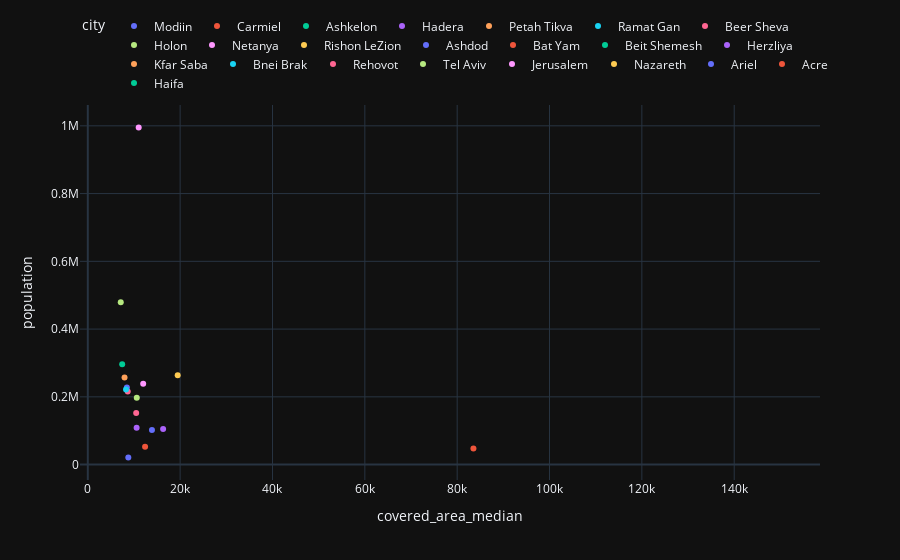

The notebook cell saved with this chart:
### Code cell
cities_features(df, 'covered_area_median', 'population')

### Figure 1 — Plotly figure (JSON) as saved in the notebook; plotly's stock layout.template omitted (floating-point values rounded to 4 significant figures)
{"data": [{"hovertemplate": "city=Modiin<br>covered_area_median=%{x}<br>population=%{y}<extra></extra>", "legendgroup": "Modiin", "marker": {"color": "#636efa", "symbol": "circle"}, "mode": "markers", "name": "Modiin", "orientation": "v", "showlegend": true, "x": [13900.0], "xaxis": "x", "y": [102300.0], "yaxis": "y", "type": "scatter"}, {"hovertemplate": "city=Carmiel<br>covered_area_median=%{x}<br>population=%{y}<extra></extra>", "legendgroup": "Carmiel", "marker": {"color": "#EF553B", "symbol": "circle"}, "mode": "markers", "name": "Carmiel", "orientation": "v", "showlegend": true, "x": [83520.0], "xaxis": "x", "y": [47760.0], "yaxis": "y", "type": "scatter"}, {"hovertemplate": "city=Ashkelon<br>covered_area_median=%{x}<br>population=%{y}<extra></extra>", "legendgroup": "Ashkelon", "marker": {"color": "#00cc96", "symbol": "circle"}, "mode": "markers", "name": "Ashkelon", "orientation": "v", "showlegend": true, "x": [149800.0], "xaxis": "x", "y": [null], "yaxis": "y", "type": "scatter"}, {"hovertemplate": "city=Hadera<br>covered_area_median=%{x}<br>population=%{y}<extra></extra>", "legendgroup": "Hadera", "marker": {"color": "#ab63fa", "symbol": "circle"}, "mode": "markers", "name": "Hadera", "orientation": "v", "showlegend": true, "x": [16320.0], "xaxis": "x", "y": [104700.0], "yaxis": "y", "type": "scatter"}, {"hovertemplate": "city=Petah Tikva<br>covered_area_median=%{x}<br>population=%{y}<extra></extra>", "legendgroup": "Petah Tikva", "marker": {"color": "#FFA15A", "symbol": "circle"}, "mode": "markers", "name": "Petah Tikva", "orientation": "v", "showlegend": true, "x": [7957.0], "xaxis": "x", "y": [257400.0], "yaxis": "y", "type": "scatter"}, {"hovertemplate": "city=Ramat Gan<br>covered_area_median=%{x}<br>population=%{y}<extra></extra>", "legendgroup": "Ramat Gan", "marker": {"color": "#19d3f3", "symbol": "circle"}, "mode": "markers", "name": "Ramat Gan", "orientation": "v", "showlegend": true, "x": [8782.0], "xaxis": "x", "y": [null], "yaxis": "y", "type": "scatter"}, {"hovertemplate": "city=Beer Sheva<br>covered_area_median=%{x}<br>population=%{y}<extra></extra>", "legendgroup": "Beer Sheva", "marker": {"color": "#FF6692", "symbol": "circle"}, "mode": "markers", "name": "Beer Sheva", "orientation": "v", "showlegend": true, "x": [8647.0], "xaxis": "x", "y": [215700.0], "yaxis": "y", "type": "scatter"}, {"hovertemplate": "city=Holon<br>covered_area_median=%{x}<br>population=%{y}<extra></extra>", "legendgroup": "Holon", "marker": {"color": "#B6E880", "symbol": "circle"}, "mode": "markers", "name": "Holon", "orientation": "v", "showlegend": true, "x": [10610.0], "xaxis": "x", "y": [197700.0], "yaxis": "y", "type": "scatter"}, {"hovertemplate": "city=Netanya<br>covered_area_median=%{x}<br>population=%{y}<extra></extra>", "legendgroup": "Netanya", "marker": {"color": "#FF97FF", "symbol": "circle"}, "mode": "markers", "name": "Netanya", "orientation": "v", "showlegend": true, "x": [12000.0], "xaxis": "x", "y": [238800.0], "yaxis": "y", "type": "scatter"}, {"hovertemplate": "city=Rishon LeZion<br>covered_area_median=%{x}<br>population=%{y}<extra></extra>", "legendgroup": "Rishon LeZion", "marker": {"color": "#FECB52", "symbol": "circle"}, "mode": "markers", "name": "Rishon LeZion", "orientation": "v", "showlegend": true, "x": [19470.0], "xaxis": "x", "y": [264000.0], "yaxis": "y", "type": "scatter"}, {"hovertemplate": "city=Ashdod<br>covered_area_median=%{x}<br>population=%{y}<extra></extra>", "legendgroup": "Ashdod", "marker": {"color": "#636efa", "symbol": "circle"}, "mode": "markers", "name": "Ashdod", "orientation": "v", "showlegend": true, "x": [8467.0], "xaxis": "x", "y": [227400.0], "yaxis": "y", "type": "scatter"}, {"hovertemplate": "city=Bat Yam<br>covered_area_median=%{x}<br>population=%{y}<extra></extra>", "legendgroup": "Bat Yam", "marker": {"color": "#EF553B", "symbol": "circle"}, "mode": "markers", "name": "Bat Yam", "orientation": "v", "showlegend": true, "x": [71250.0], "xaxis": "x", "y": [null], "yaxis": "y", "type": "scatter"}, {"hovertemplate": "city=Beit Shemesh<br>covered_area_median=%{x}<br>population=%{y}<extra></extra>", "legendgroup": "Beit Shemesh", "marker": {"color": "#00cc96", "symbol": "circle"}, "mode": "markers", "name": "Beit Shemesh", "orientation": "v", "showlegend": true, "x": [7379.0], "xaxis": "x", "y": [null], "yaxis": "y", "type": "scatter"}, {"hovertemplate": "city=Herzliya<br>covered_area_median=%{x}<br>population=%{y}<extra></extra>", "legendgroup": "Herzliya", "marker": {"color": "#ab63fa", "symbol": "circle"}, "mode": "markers", "name": "Herzliya", "orientation": "v", "showlegend": true, "x": [10570.0], "xaxis": "x", "y": [109000.0], "yaxis": "y", "type": "scatter"}, {"hovertemplate": "city=Kfar Saba<br>covered_area_median=%{x}<br>population=%{y}<extra></extra>", "legendgroup": "Kfar Saba", "marker": {"color": "#FFA15A", "symbol": "circle"}, "mode": "markers", "name": "Kfar Saba", "orientation": "v", "showlegend": true, "x": [10770.0], "xaxis": "x", "y": [null], "yaxis": "y", "type": "scatter"}, {"hovertemplate": "city=Bnei Brak<br>covered_area_median=%{x}<br>population=%{y}<extra></extra>", "legendgroup": "Bnei Brak", "marker": {"color": "#19d3f3", "symbol": "circle"}, "mode": "markers", "name": "Bnei Brak", "orientation": "v", "showlegend": true, "x": [8277.0], "xaxis": "x", "y": [221800.0], "yaxis": "y", "type": "scatter"}, {"hovertemplate": "city=Rehovot<br>covered_area_median=%{x}<br>population=%{y}<extra></extra>", "legendgroup": "Rehovot", "marker": {"color": "#FF6692", "symbol": "circle"}, "mode": "markers", "name": "Rehovot", "orientation": "v", "showlegend": true, "x": [10480.0], "xaxis": "x", "y": [152600.0], "yaxis": "y", "type": "scatter"}, {"hovertemplate": "city=Tel Aviv<br>covered_area_median=%{x}<br>population=%{y}<extra></extra>", "legendgroup": "Tel Aviv", "marker": {"color": "#B6E880", "symbol": "circle"}, "mode": "markers", "name": "Tel Aviv", "orientation": "v", "showlegend": true, "x": [7136.0], "xaxis": "x", "y": [479200.0], "yaxis": "y", "type": "scatter"}, {"hovertemplate": "city=Jerusalem<br>covered_area_median=%{x}<br>population=%{y}<extra></extra>", "legendgroup": "Jerusalem", "marker": {"color": "#FF97FF", "symbol": "circle"}, "mode": "markers", "name": "Jerusalem", "orientation": "v", "showlegend": true, "x": [11020.0], "xaxis": "x", "y": [995100.0], "yaxis": "y", "type": "scatter"}, {"hovertemplate": "city=Nazareth<br>covered_area_median=%{x}<br>population=%{y}<extra></extra>", "legendgroup": "Nazareth", "marker": {"color": "#FECB52", "symbol": "circle"}, "mode": "markers", "name": "Nazareth", "orientation": "v", "showlegend": true, "x": [8914.0], "xaxis": "x", "y": [null], "yaxis": "y", "type": "scatter"}, {"hovertemplate": "city=Ariel<br>covered_area_median=%{x}<br>population=%{y}<extra></extra>", "legendgroup": "Ariel", "marker": {"color": "#636efa", "symbol": "circle"}, "mode": "markers", "name": "Ariel", "orientation": "v", "showlegend": true, "x": [8773.0], "xaxis": "x", "y": [20960.0], "yaxis": "y", "type": "scatter"}, {"hovertemplate": "city=Acre<br>covered_area_median=%{x}<br>population=%{y}<extra></extra>", "legendgroup": "Acre", "marker": {"color": "#EF553B", "symbol": "circle"}, "mode": "markers", "name": "Acre", "orientation": "v", "showlegend": true, "x": [12410.0], "xaxis": "x", "y": [52530.0], "yaxis": "y", "type": "scatter"}, {"hovertemplate": "city=Haifa<br>covered_area_median=%{x}<br>population=%{y}<extra></extra>", "legendgroup": "Haifa", "marker": {"color": "#00cc96", "symbol": "circle"}, "mode": "markers", "name": "Haifa", "orientation": "v", "showlegend": true, "x": [7449.0], "xaxis": "x", "y": [296200.0], "yaxis": "y", "type": "scatter"}], "layout": {"xaxis": {"anchor": "y", "domain": [0.0, 1.0], "title": {"text": "covered_area_median"}}, "yaxis": {"anchor": "x", "domain": [0.0, 1.0], "title": {"text": "population"}}, "legend": {"title": {"text": "city"}, "tracegroupgap": 0, "orientation": "h", "yanchor": "bottom", "y": 1.02}, "margin": {"t": 60}}}
